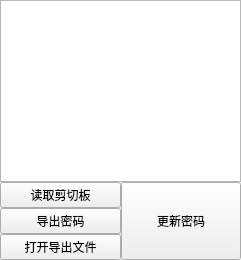
<?xml version="1.0" encoding="UTF-8"?>
<ui version="4.0">
 <class>Form</class>
 <widget class="QWidget" name="Form">
  <property name="geometry">
   <rect>
    <x>0</x>
    <y>0</y>
    <width>241</width>
    <height>260</height>
   </rect>
  </property>
  <property name="windowTitle">
   <string>Form</string>
  </property>
  <layout class="QVBoxLayout" name="verticalLayout_2">
   <property name="spacing">
    <number>0</number>
   </property>
   <property name="leftMargin">
    <number>0</number>
   </property>
   <property name="topMargin">
    <number>0</number>
   </property>
   <property name="rightMargin">
    <number>0</number>
   </property>
   <property name="bottomMargin">
    <number>0</number>
   </property>
   <item>
    <widget class="QPlainTextEdit" name="plainTextEdit_password"/>
   </item>
   <item>
    <layout class="QHBoxLayout" name="horizontalLayout">
     <property name="spacing">
      <number>0</number>
     </property>
     <item>
      <layout class="QVBoxLayout" name="verticalLayout">
       <property name="spacing">
        <number>0</number>
       </property>
       <item>
        <widget class="QPushButton" name="pushButton_read_clipboard">
         <property name="text">
          <string>读取剪切板</string>
         </property>
        </widget>
       </item>
       <item>
        <widget class="QPushButton" name="pushButton_export_password">
         <property name="text">
          <string>导出密码</string>
         </property>
        </widget>
       </item>
       <item>
        <widget class="QPushButton" name="pushButton_open_export">
         <property name="text">
          <string>打开导出文件</string>
         </property>
        </widget>
       </item>
      </layout>
     </item>
     <item>
      <widget class="QPushButton" name="pushButton_update_password">
       <property name="sizePolicy">
        <sizepolicy hsizetype="Preferred" vsizetype="Preferred">
         <horstretch>0</horstretch>
         <verstretch>0</verstretch>
        </sizepolicy>
       </property>
       <property name="text">
        <string>更新密码</string>
       </property>
      </widget>
     </item>
    </layout>
   </item>
  </layout>
 </widget>
 <resources/>
 <connections/>
</ui>
